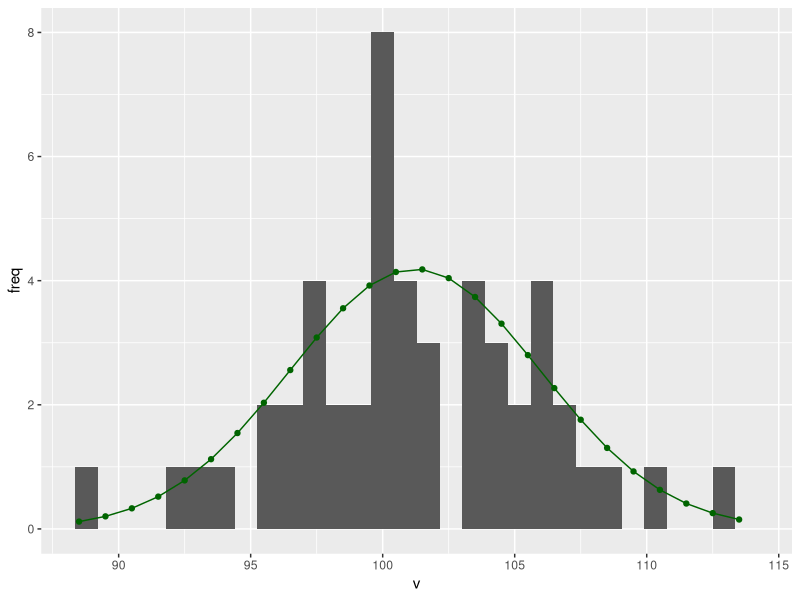
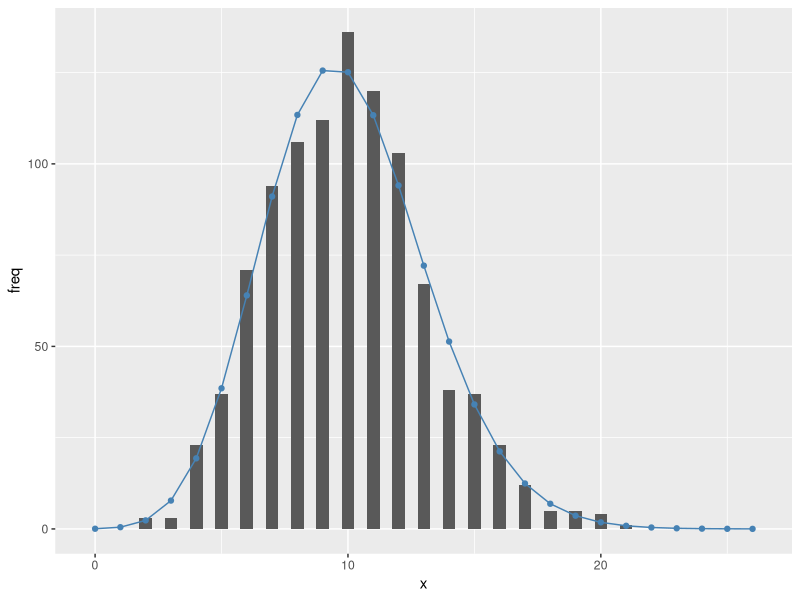

These figures' R source, in order:
library(tidyverse)
library(patchwork)


# normal distribution -----------------------------------------------------

#use rnorm() function to generate a vector of values 
v <- rnorm(n = 50, mean = 100, sd = 5)

#create a vector of bins
bin <- seq(floor(min(v)), #integer part of the minimum value 
    ceiling(max(v)), #round up of the maximum value 
    by = 1)

#calculate the probability in each bin with pnorm()
#this is just for bin 1, but need to be looped
pnorm(bin[2], mean = mean(v), sd = sd(v)) - pnorm(bin[1], mean = mean(v), sd = sd(v))


#looped version 
p <- NULL
for(i in 1:(length(bin)- 1)) {
p[i] <- pnorm(bin[i + 1], mean = mean(v), sd = sd(v)) - pnorm(bin[i], mean = mean(v), sd = sd(v))
}

#create a tibble to organize the produced data
df_prob <- tibble(bin = bin[-length(bin)] + 0.5,
       prob = p) %>%
  mutate(freq = length(v) * prob)

#figure
df_v <- tibble(v = v)

df_v %>%
  ggplot(aes(x = v)) +
  geom_histogram() +
  geom_point(data = df_prob,
             aes(x = bin,
                 y = freq),
             color = "darkgreen")+
  geom_line(data = df_prob,
            aes(x = bin,
                y = freq),
            color = "darkgreen")


# poisson distribution ----------------------------------------------------
# poisson distribution is for a discrete random variable
#such as number of ind, specie richness, etc.
#the realization of a poission distribution is always 0 or positive integer
#no decimal points in the output 

#get data for 1000 samples
x <- rpois(n = 1000, lambda = 10)
bin <- seq(0,
           max(x) + 5, #max +5 is just to cover a wider range of values 
           by = 1)

#calculate the probability of observation 
p <- dpois(bin, lambda = mean(x))

#data frame
df_prob <- tibble(bin = bin,
                  prob = p) %>%
  mutate(freq = length(x) * p)

df_x <- tibble(x =x)

#figure 
df_x %>%
  ggplot(aes(x = x)) +
  geom_histogram(binwidth = 0.5) +
  geom_point (data = df_prob,
              aes(y = freq,
                  x = bin),
              color = "steelblue")+
  geom_line(data = df_prob,
            aes(y = freq,
                x = bin),
            color = "steelblue")

